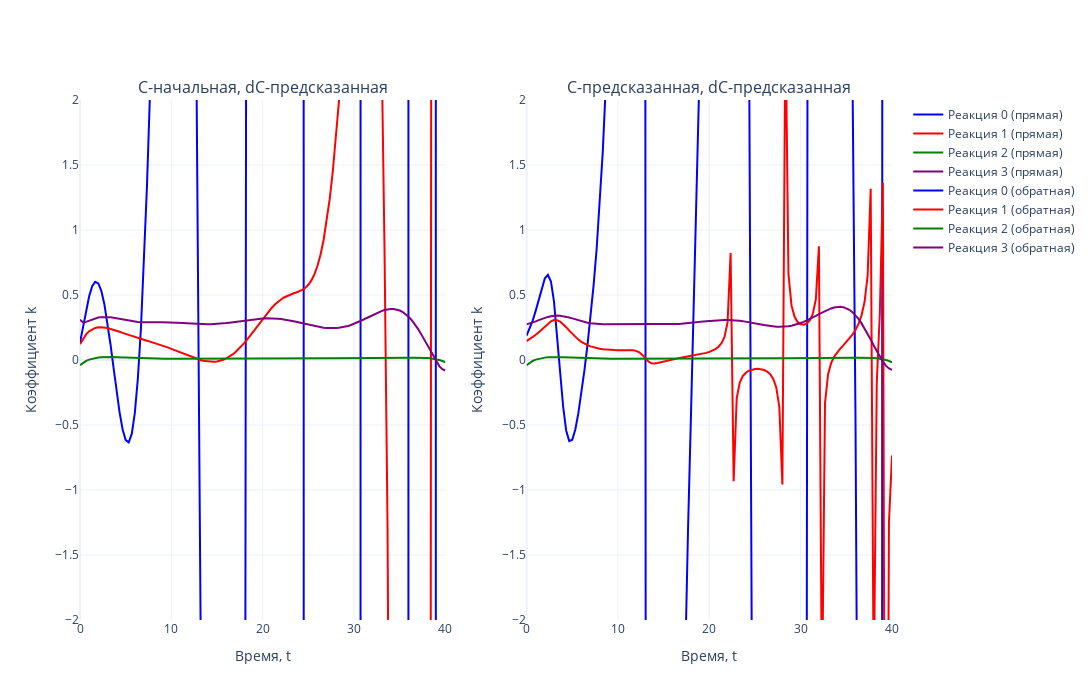

The notebook cell this image was saved under:
### Markdown cell above
##

### Code cell
# Задаем цвета (4 цвета для реакций)
colors = ['blue', 'red', 'green', 'purple']

# Создаем два подграфика (2 столбца, 1 строка)
fig = make_subplots(rows=1, cols=2, subplot_titles=['C-начальная, dС-предсказанная', 'C-предсказанная, dС-предсказанная'])

# Первый график (прямая задача)
for i in range(N_REACTION):  
    fig.add_trace(go.Scatter(
        x=tsteps, 
        y=k_spline[i, :], 
        mode='lines', 
        name=f'Реакция {i} (прямая)',
        line=dict(color=colors[i % len(colors)])  # Применяем цвета циклично
    ), row=1, col=1)

# Второй график (обратная задача)
for i in range(N_REACTION):  
    fig.add_trace(go.Scatter(
        x=tsteps, 
        y=k_poly[i, :], 
        mode='lines', 
        name=f'Реакция {i} (обратная)',
        line=dict(color=colors[i % len(colors)])  # Применяем цвета циклично
    ), row=1, col=2)

# Настройки общего макета
fig.update_layout(
    template='plotly_white',
    width=1700,  # Общая ширина холста
    height=700,  # Высота холста
    showlegend=True
)

# Ограничение оси Y
fig.update_yaxes(range=[-2, 2], title_text='Коэффициент k', row=1, col=1)
fig.update_yaxes(range=[-2, 2], title_text='Коэффициент k', row=1, col=2)

# Подписи оси X
fig.update_xaxes(title_text='Время, t', row=1, col=1)
fig.update_xaxes(title_text='Время, t', row=1, col=2)

# Отображение графика
fig.show()
